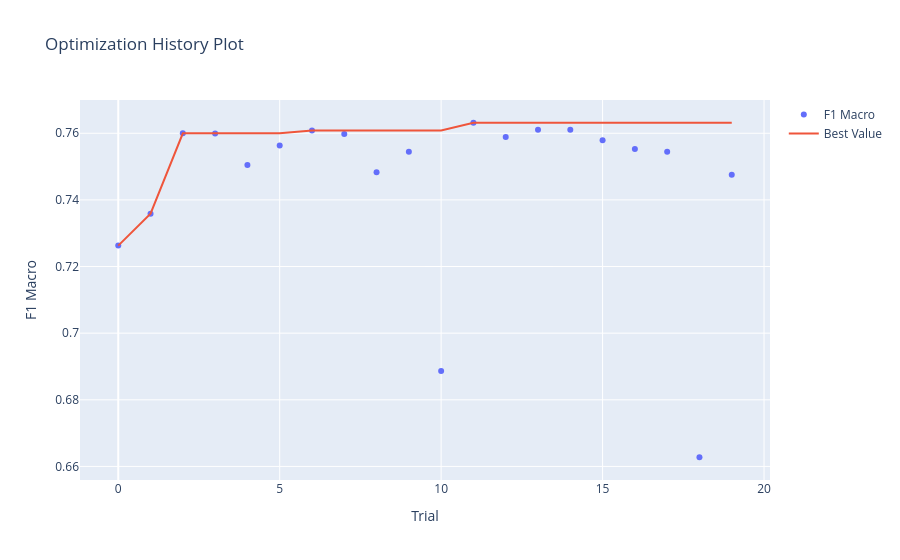
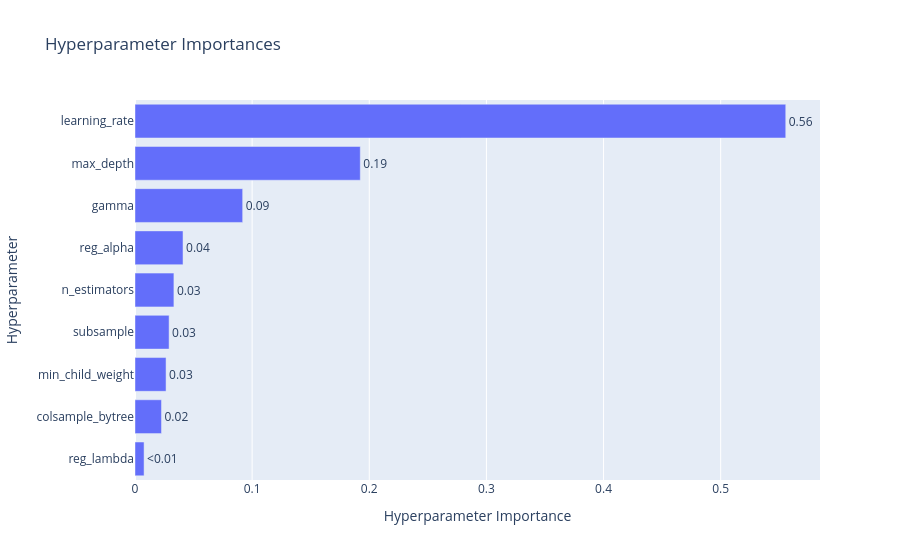

The code cell stored with these charts, in order, in its notebook:
### Markdown cell above
### Análise da otimização com Optuna

O histórico de otimização mostra que o Optuna encontrou rapidamente uma região de bom desempenho, com melhorias mais expressivas nos primeiros trials e pouca evolução nas tentativas seguintes.

O melhor `F1 Macro` encontrado durante a validação cruzada foi de aproximadamente **0,7630**.

A análise da importância dos hiperparâmetros mostrou maior influência de:

* `learning_rate`, responsável por aproximadamente **46%** da importância;
* `subsample`, com cerca de **27%**;
* `min_child_weight`, com aproximadamente **14%**.

Os demais hiperparâmetros apresentaram influência menor dentro das combinações avaliadas.

Esses resultados indicam que, neste espaço de busca, o desempenho do XGBoost foi mais sensível principalmente à **taxa de aprendizado**, à **proporção de amostras utilizadas por árvore** e ao controle mínimo necessário para criação das folhas.

> Com apenas 20 trials, o objetivo desta etapa foi comparar a eficiência das duas estratégias sob um orçamento de busca semelhante. Uma exploração posterior com maior número de trials pode ser utilizada para avaliar o potencial de refinamento adicional do Optuna.

### Code cell
# Histórico da otimização
fig1 = viz.plot_optimization_history(study_xgb, target_name="F1 Macro")
fig1.show()

# Importância dos Hiperparâmetros
fig2 = viz.plot_param_importances(study_xgb, target_name="F1 Macro")
fig2.show()

### Figure 1 — Plotly figure (JSON) as saved in the notebook; plotly's stock layout.template omitted (floating-point values rounded to 4 significant figures)
{"data": [{"mode": "markers", "name": "F1 Macro", "type": "scatter", "x": [0, 1, 2, 3, 4, 5, 6, 7, 8, 9, 10, 11, 12, 13, 14, 15, 16, 17, 18, 19], "y": [0.7263, 0.7359, 0.76, 0.7599, 0.7505, 0.7563, 0.7608, 0.7598, 0.7483, 0.7545, 0.6886, 0.7632, 0.7588, 0.7611, 0.7611, 0.7579, 0.7553, 0.7544, 0.6628, 0.7476]}, {"mode": "lines", "name": "Best Value", "type": "scatter", "x": [0, 1, 2, 3, 4, 5, 6, 7, 8, 9, 10, 11, 12, 13, 14, 15, 16, 17, 18, 19], "y": [0.7263, 0.7359, 0.76, 0.76, 0.76, 0.76, 0.7608, 0.7608, 0.7608, 0.7608, 0.7608, 0.7632, 0.7632, 0.7632, 0.7632, 0.7632, 0.7632, 0.7632, 0.7632, 0.7632]}, {"marker": {"color": "#cccccc"}, "mode": "markers", "name": "Infeasible Trial", "showlegend": false, "type": "scatter", "x": [], "y": []}], "layout": {"title": {"text": "Optimization History Plot"}, "xaxis": {"title": {"text": "Trial"}}, "yaxis": {"title": {"text": "F1 Macro"}}}}

### Figure 2 — Plotly figure (JSON) as saved in the notebook; plotly's stock layout.template omitted (floating-point values rounded to 4 significant figures)
{"data": [{"cliponaxis": false, "hovertemplate": ["reg_lambda (CategoricalDistribution): 0.0077468905759290295<extra></extra>", "colsample_bytree (CategoricalDistribution): 0.02261004450913672<extra></extra>", "min_child_weight (CategoricalDistribution): 0.026508094422717<extra></extra>", "subsample (CategoricalDistribution): 0.029112231966782108<extra></extra>", "n_estimators (CategoricalDistribution): 0.03321954726970956<extra></extra>", "reg_alpha (CategoricalDistribution): 0.04100547482512191<extra></extra>", "gamma (CategoricalDistribution): 0.09191599767661636<extra></extra>", "max_depth (CategoricalDistribution): 0.19233430806079801<extra></extra>", "learning_rate (CategoricalDistribution): 0.5555474106931891<extra></extra>"], "name": "F1 Macro", "orientation": "h", "text": ["<0.01", "0.02", "0.03", "0.03", "0.03", "0.04", "0.09", "0.19", "0.56"], "textposition": "outside", "type": "bar", "x": [0.007747, 0.02261, 0.02651, 0.02911, 0.03322, 0.04101, 0.09192, 0.1923, 0.5555], "y": ["reg_lambda", "colsample_bytree", "min_child_weight", "subsample", "n_estimators", "reg_alpha", "gamma", "max_depth", "learning_rate"]}], "layout": {"title": {"text": "Hyperparameter Importances"}, "xaxis": {"title": {"text": "Hyperparameter Importance"}}, "yaxis": {"title": {"text": "Hyperparameter"}}}}
